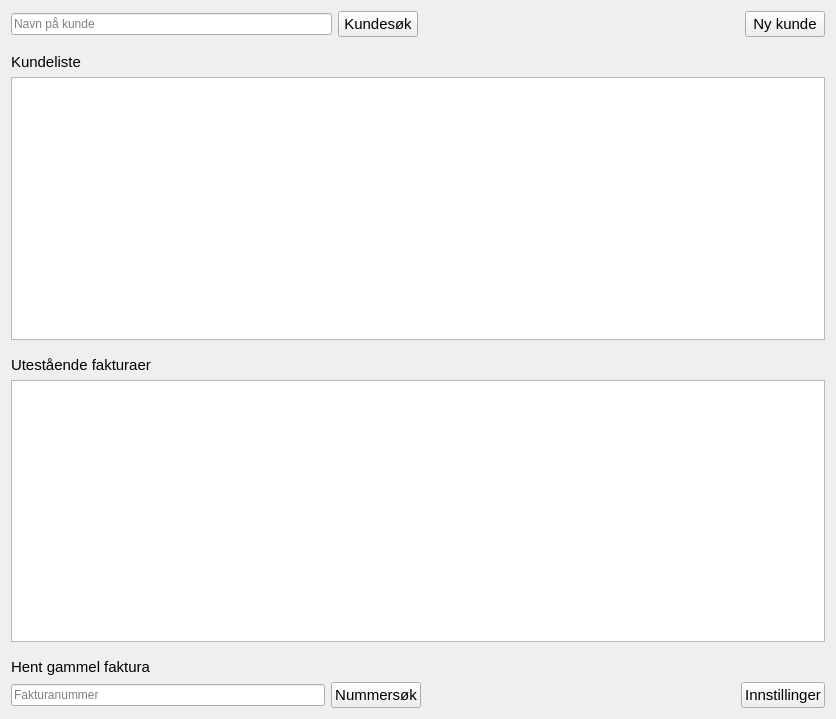
<?xml version="1.0" encoding="UTF-8"?>
<ui version="4.0">
 <class>Form</class>
 <widget class="QWidget" name="Form">
  <property name="geometry">
   <rect>
    <x>0</x>
    <y>0</y>
    <width>836</width>
    <height>719</height>
   </rect>
  </property>
  <property name="windowTitle">
   <string>Form</string>
  </property>
  <layout class="QVBoxLayout" name="verticalLayout">
   <item>
    <layout class="QHBoxLayout" name="horizontalLayout">
     <item>
      <widget class="QLineEdit" name="nameEdit">
       <property name="placeholderText">
        <string>Navn på kunde</string>
       </property>
      </widget>
     </item>
     <item>
      <widget class="QPushButton" name="searchCustomerButton">
       <property name="font">
        <font>
         <pointsize>11</pointsize>
        </font>
       </property>
       <property name="text">
        <string>Kundesøk</string>
       </property>
      </widget>
     </item>
     <item>
      <spacer name="horizontalSpacer">
       <property name="orientation">
        <enum>Qt::Horizontal</enum>
       </property>
       <property name="sizeHint" stdset="0">
        <size>
         <width>40</width>
         <height>20</height>
        </size>
       </property>
      </spacer>
     </item>
     <item>
      <widget class="QPushButton" name="newCustomerButton">
       <property name="font">
        <font>
         <pointsize>11</pointsize>
        </font>
       </property>
       <property name="text">
        <string>Ny kunde</string>
       </property>
      </widget>
     </item>
    </layout>
   </item>
   <item>
    <spacer name="verticalSpacer_2">
     <property name="orientation">
      <enum>Qt::Vertical</enum>
     </property>
     <property name="sizeType">
      <enum>QSizePolicy::Minimum</enum>
     </property>
     <property name="sizeHint" stdset="0">
      <size>
       <width>20</width>
       <height>10</height>
      </size>
     </property>
    </spacer>
   </item>
   <item>
    <widget class="QLabel" name="label">
     <property name="font">
      <font>
       <pointsize>11</pointsize>
      </font>
     </property>
     <property name="text">
      <string>Kundeliste</string>
     </property>
    </widget>
   </item>
   <item>
    <widget class="QTreeView" name="customerView"/>
   </item>
   <item>
    <spacer name="verticalSpacer">
     <property name="orientation">
      <enum>Qt::Vertical</enum>
     </property>
     <property name="sizeType">
      <enum>QSizePolicy::Minimum</enum>
     </property>
     <property name="sizeHint" stdset="0">
      <size>
       <width>20</width>
       <height>10</height>
      </size>
     </property>
    </spacer>
   </item>
   <item>
    <widget class="QLabel" name="label_2">
     <property name="font">
      <font>
       <pointsize>11</pointsize>
      </font>
     </property>
     <property name="text">
      <string>Utestående fakturaer</string>
     </property>
    </widget>
   </item>
   <item>
    <widget class="QTreeView" name="outstandingInvoicesView"/>
   </item>
   <item>
    <spacer name="verticalSpacer_3">
     <property name="orientation">
      <enum>Qt::Vertical</enum>
     </property>
     <property name="sizeType">
      <enum>QSizePolicy::Minimum</enum>
     </property>
     <property name="sizeHint" stdset="0">
      <size>
       <width>20</width>
       <height>10</height>
      </size>
     </property>
    </spacer>
   </item>
   <item>
    <widget class="QLabel" name="label_3">
     <property name="font">
      <font>
       <pointsize>11</pointsize>
      </font>
     </property>
     <property name="text">
      <string>Hent gammel faktura</string>
     </property>
    </widget>
   </item>
   <item>
    <layout class="QHBoxLayout" name="horizontalLayout_2">
     <item>
      <widget class="QLineEdit" name="invoiceNoEdit">
       <property name="placeholderText">
        <string>Fakturanummer</string>
       </property>
      </widget>
     </item>
     <item>
      <widget class="QPushButton" name="searchInvoiceButton">
       <property name="font">
        <font>
         <pointsize>11</pointsize>
        </font>
       </property>
       <property name="text">
        <string>Nummersøk</string>
       </property>
      </widget>
     </item>
     <item>
      <spacer name="horizontalSpacer_2">
       <property name="orientation">
        <enum>Qt::Horizontal</enum>
       </property>
       <property name="sizeHint" stdset="0">
        <size>
         <width>40</width>
         <height>20</height>
        </size>
       </property>
      </spacer>
     </item>
     <item>
      <widget class="QPushButton" name="settingsButton">
       <property name="font">
        <font>
         <pointsize>11</pointsize>
        </font>
       </property>
       <property name="text">
        <string>Innstillinger</string>
       </property>
      </widget>
     </item>
    </layout>
   </item>
  </layout>
 </widget>
 <resources/>
 <connections/>
</ui>
